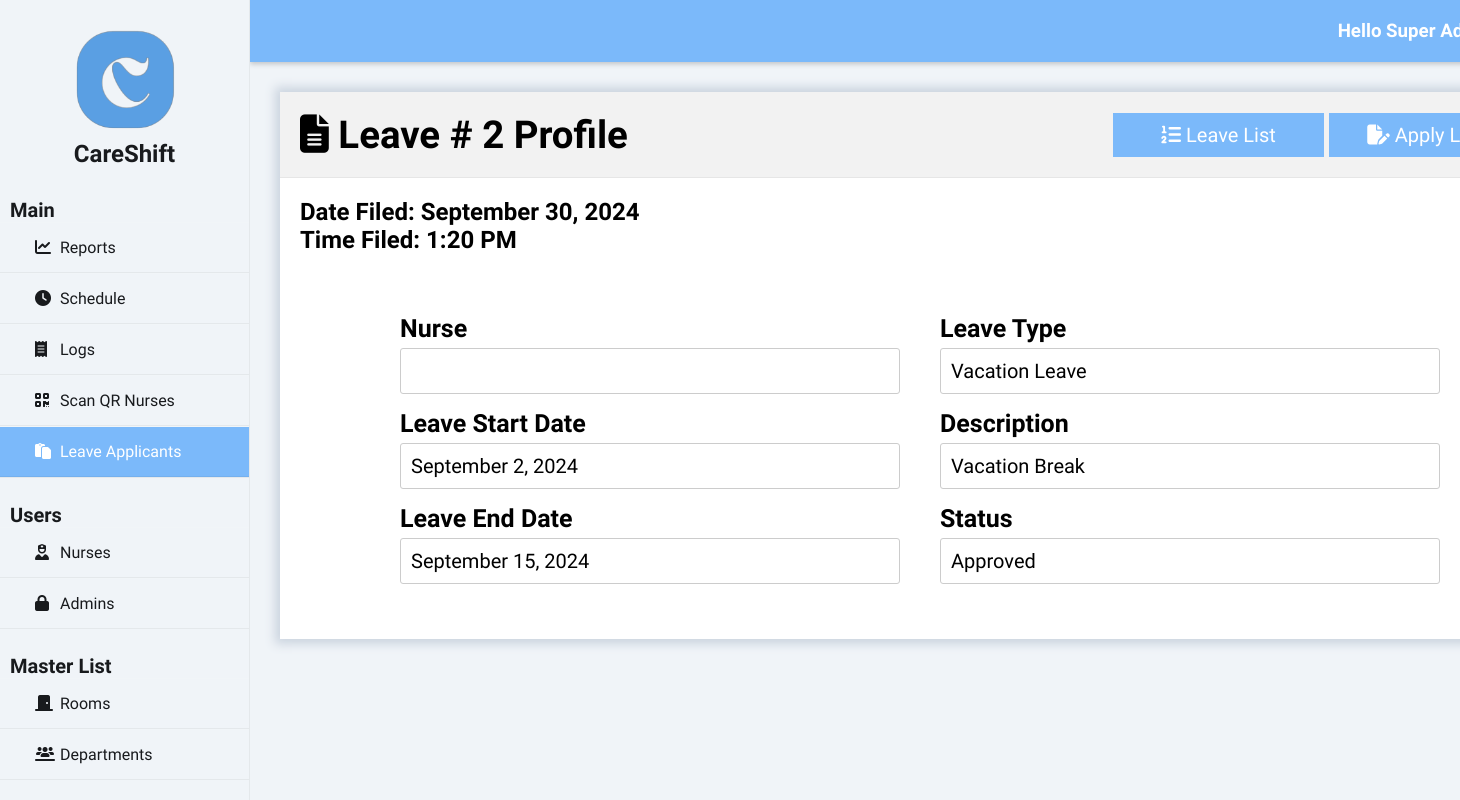
Before: /index.php?page=leave&subpage=profile&id=2 (signed in) with the older database file.
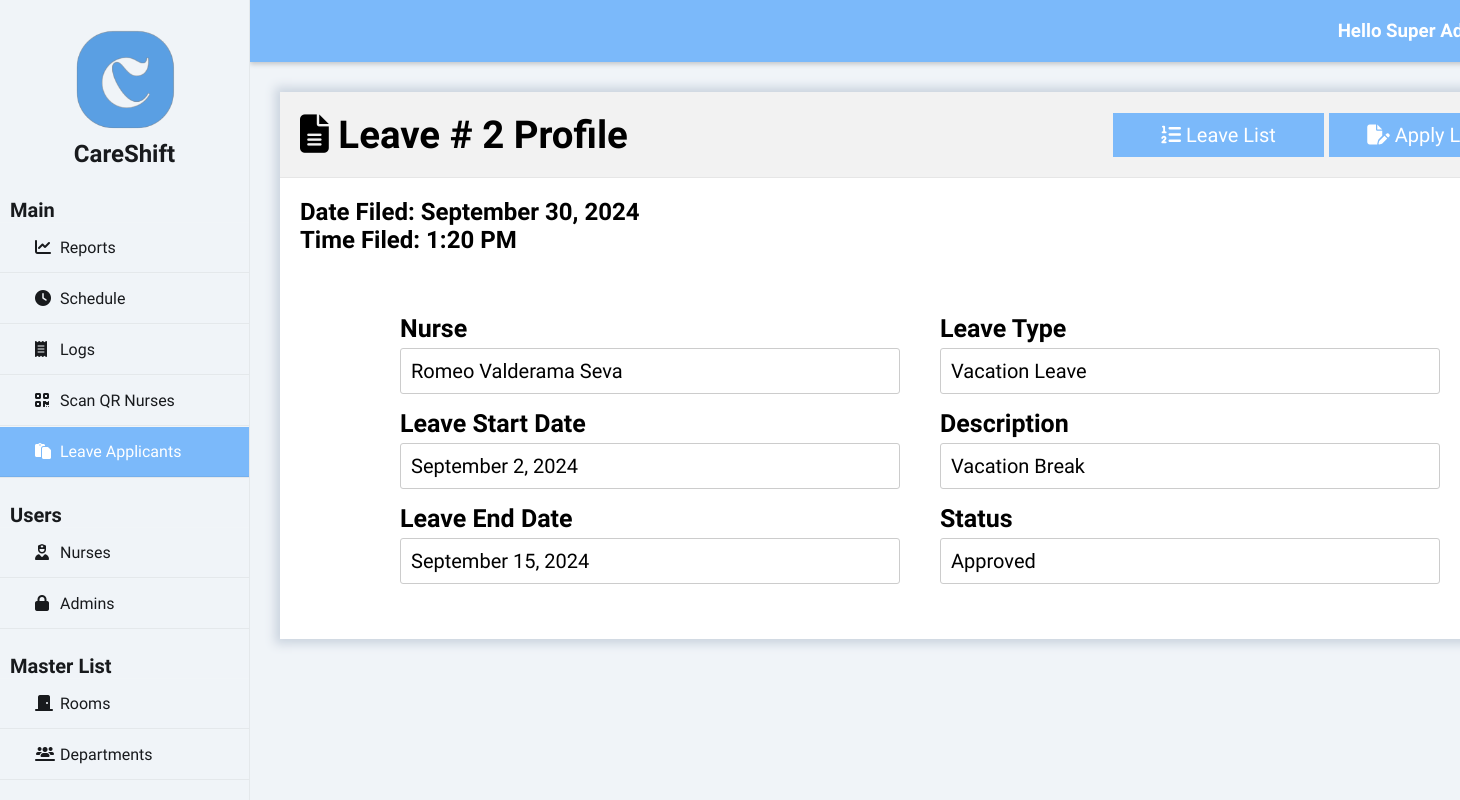
After: the same page with the newer database file.
### tables this page shows
CREATE TABLE `nurse` (
  `nurse_id` int(50) NOT NULL auto_increment, 
  `nurse_password` varchar(32) NOT NULL,
  `nurse_fname` varchar(50) NOT NULL,
  `nurse_mname` varchar(50) NOT NULL,
  `nurse_lname` varchar(50) NOT NULL,
  `nurse_email` varchar(50) NOT NULL,
  `nurse_sex` varchar(50) NOT NULL,
  `nurse_contact` bigint(20) NOT NULL,
  `nurse_position` varchar(50) NOT NULL,
  `department_id` int(50) NOT NULL,
  PRIMARY KEY  (`nurse_id`)
);

### class/class.admin.php (called while the page is built, shortened)
<?php
class Admin{
	private $DB_SERVER='localhost';
	private $DB_USERNAME='root';
	private $DB_PASSWORD='';
	private $DB_DATABASE='db_careshift';
	private $conn;
	public function __construct(){
		$this->conn = new PDO("mysql:host=".$this->DB_SERVER.";dbname=".$this->DB_DATABASE,$this->DB_USERNAME,$this->DB_PASSWORD);
	}
	function get_id_by_username($username){
		$sql="SELECT adm_id FROM admin WHERE adm_username = :username";
		$q = $this->conn->prepare($sql);
		$q->execute(['username' => $username]);
		$id = $q->fetchColumn();
		return $id;
	}
}
?>

### class/class.leave.php (called while the page is built, shortened)
<?php
class Leave {
    private $DB_SERVER = 'localhost';
    private $DB_USERNAME = 'root';
    private $DB_PASSWORD = '';
    private $DB_DATABASE = 'db_careshift';
    private $conn;
    public function __construct() {
        $this->conn = new PDO("mysql:host=" . $this->DB_SERVER . ";dbname=" . $this->DB_DATABASE, $this->DB_USERNAME, $this->DB_PASSWORD);
    }
	function get_id_by_id($id){
		$sql="SELECT leave_id FROM `leave` WHERE leave_id = :id";
		$q = $this->conn->prepare($sql);
		$q->execute(['id' => $id]);
		$id = $q->fetchColumn();
		return $id;
	}
	function get_leave_nurse_name($id){
		$sql="SELECT nurse_fname, nurse_mname, nurse_lname FROM nurse INNER JOIN `leave` WHERE leave.nurse_id = nurse.nurse_id AND leave_id = :id";
		$q = $this->conn->prepare($sql);
		$q->execute(['id' => $id]);
        $nurse = $q->fetch(PDO::FETCH_ASSOC);
        if ($nurse) {
            $nurse_name = $nurse['nurse_fname'] . ' ' . $nurse['nurse_mname'] .' '. $nurse['nurse_lname'];
            return $nurse_name;
        }
	}
	function get_leave_start_date($id){
		$sql="SELECT leave_start_date FROM `leave` WHERE leave_id = :id";
		$q = $this->conn->prepare($sql);
		$q->execute(['id' => $id]);
		$leave_start_date = $q->fetchColumn();
		$leave_start_date = date("F j, Y", strtotime($leave_start_date));
		return $leave_start_date;
	}
	function get_leave_end_date($id){
		$sql="SELECT leave_end_date FROM `leave` WHERE leave_id = :id";
		$q = $this->conn->prepare($sql);
		$q->execute(['id' => $id]);
		$leave_end_date = $q->fetchColumn();
		$leave_end_date = date("F j, Y", strtotime($leave_end_date));
		return $leave_end_date;
	}
	function get_leave_date_filed($id){
		$sql="SELECT leave_date_filed FROM `leave` WHERE leave_id = :id";
		$q = $this->conn->prepare($sql);
		$q->execute(['id' => $id]);
		$leave_date_filed = $q->fetchColumn();
		$leave_date_filed = date("F j, Y", strtotime($leave_date_filed));
		return $leave_date_filed;
	}
	function get_leave_time_filed($id){
		$sql="SELECT leave_time_filed FROM `leave` WHERE leave_id = :id";
		$q = $this->conn->prepare($sql);
		$q->execute(['id' => $id]);
		$leave_time_filed = $q->fetchColumn();
		$leave_time_filed = date("g:i A", strtotime($leave_time_filed));
		return $leave_time_filed;
	}
	function get_leave_type($id){
		$sql="SELECT leave_type FROM `leave` WHERE leave_id = :id";
		$q = $this->conn->prepare($sql);
		$q->execute(['id' => $id]);
		$leave_type = $q->fetchColumn();
		return $leave_type;
	}
	function get_leave_desc($id){
		$sql="SELECT leave_desc FROM `leave` WHERE leave_id = :id";
		$q = $this->conn->prepare($sql);
		$q->execute(['id' => $id]);
		$leave_desc = $q->fetchColumn();
		return $leave_desc;
	}
	function get_leave_status($id){
		$sql="SELECT leave_status FROM `leave` WHERE leave_id = :id";
		$q = $this->conn->prepare($sql);
		$q->execute(['id' => $id]);
		$leave_status = $q->fetchColumn();
		return $leave_status;
	}
}
?>

### leave-module/profile.php (the view, shortened to what the changed rows need)
<div class="heading">
    <h1><i class="fas fa-regular fa-file-alt"></i>&nbspLeave # <?php echo $leave->get_id_by_id($id).' ';?>Profile</h1>
</div>
<div class="leave-date-and-time">
    <h2>Date Filed: <?php echo $leave->get_leave_date_filed($id);?></h2>
    <h2>Time Filed: <?php echo $leave->get_leave_time_filed($id);?></h2>
</div>
<?php
if ($leave->get_leave_status($id) == 'Approved' || $leave->get_leave_status($id) == 'Denied'){
?>
<div class="add_form_wrapper">
<form class="add_form" action="processes/process.leave.php?action=approve" method="POST">
    <div class="form_wrapper">
        <div class="add_form_left">
            <input type="text" id="leave_id" name="leave_id" value="<?php echo $leave->get_id_by_id($id);?>" hidden>
            <label for="nurse_name">Nurse</label>
            <input type="text" id="nurse_name" name="nurse_name" value="<?php echo $leave->get_leave_nurse_name($id);?>" readonly>
            <label for="leave_start_date">Leave Start Date</label>
            <input type="text" id="leave_start_date" name="leave_start_date" value="<?php echo $leave->get_leave_start_date($id);?>" readonly>
            <label for="leave_end_date">Leave End Date</label>
            <input type="text" id="leave_end_date" name="leave_end_date" value="<?php echo $leave->get_leave_end_date($id);?>" readonly>
        </div>
        <div class="add_form-right">
            <label for="leave_type">Leave Type</label>
            <input type="text" id="leave_type" name="leave_type" value="<?php echo $leave->get_leave_type($id);?>" readonly>
            <label for="leave_desc">Description</label>
            <input type="text" id="leave_desc" name="leave_desc" value="<?php echo $leave->get_leave_desc($id);?>" readonly>
            <label for="leave_status">Status</label>
            <input type="text" id="leave_status" name="leave_status" value="<?php echo $leave->get_leave_status($id);?>" readonly>
        </div>
    </div>
</form>
</div>
<?php
}

Changed rows visible on the page:
added nurse: nurse_name "Romeo Valderama Seva"
